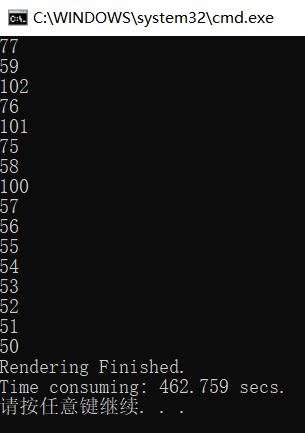
#> input picture 7.jpg, 305 x 433 px
$ python ppp.py
#> lines starting #> are read from the running program, lines starting #| are printed output that depends on the picture
import cv2
import matplotlib.pyplot as plt
import numpy as np
def showing(jpg_img,alpha):
    plt.figure(figsize=(10, 8))
    plt.subplot(1, 2, 1)
    plt.imshow(jpg_img)
    plt.title("img")
    plt.axis("off")
    plt.subplot(1, 2, 2)
    plt.imshow(alpha)
    plt.title("Matting Alpha img")
    plt.axis("off")
    plt.show()

jpg = cv2.imread('7.jpg', cv2.IMREAD_UNCHANGED)
#> jpg is the input picture: shape (433, 305, 3); mean B, G, R 34.4, 34.4, 34.4
jpg = cv2.resize(jpg, (400,256))
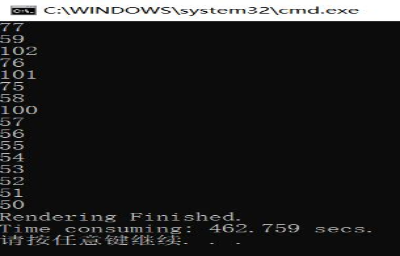
#> jpg: shape (256, 400, 3); mean B, G, R 34.2, 34.2, 34.2
plt.figure(figsize=(10, 8))
plt.subplot(1, 2, 1)
plt.imshow(jpg)
plt.title("img")
plt.axis("off")
plt.subplot(1, 2, 2)
plt.imshow(jpg)
plt.title("Matting Alpha img")
plt.axis("off")
plt.show()
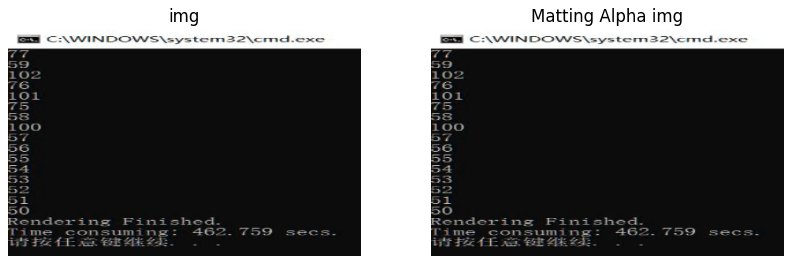
#> figure drawn by matplotlib, 2 panels; B, G, R data is drawn as R, G, B

$ run again, with 8.jpg copied over 7.jpg
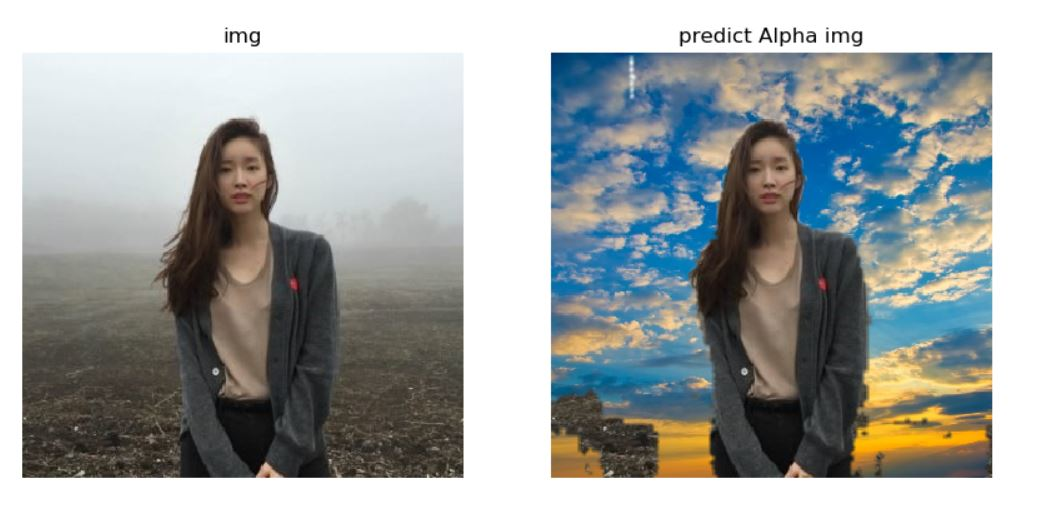
#> input picture 8.jpg, 1048 x 509 px
#> jpg is the input picture: shape (509, 1048, 3); mean B, G, R 163.7, 164.4, 159.9
#> `jpg = cv2.resize(jpg, (400,256))`:
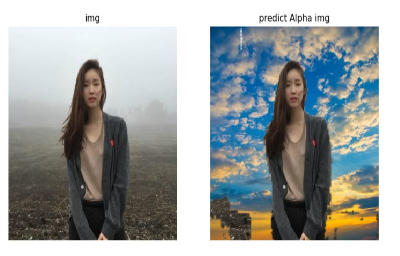
#> jpg: shape (256, 400, 3); mean B, G, R 163.5, 164.2, 159.8
#> `plt.show()`:
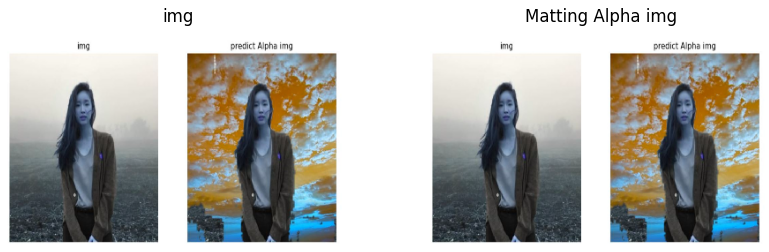
#> figure drawn by matplotlib, 2 panels; B, G, R data is drawn as R, G, B

$ run again, with 555.png saved as 7.jpg
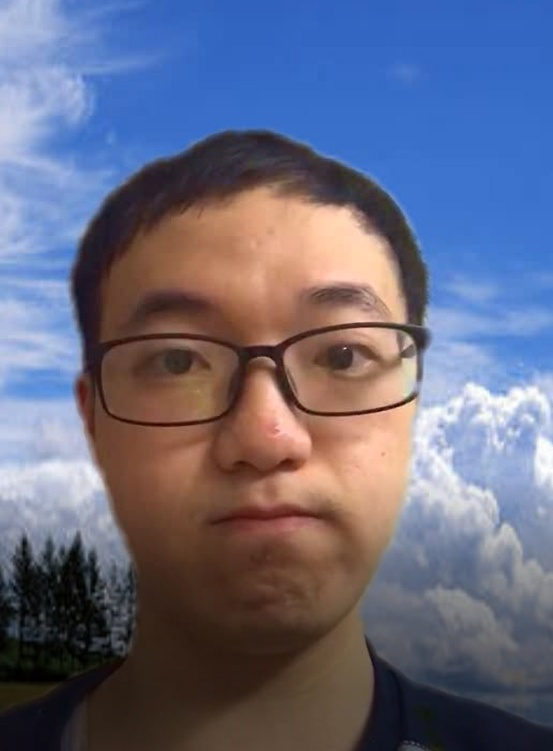
#> input picture 555.png, 553 x 751 px
#> jpg is the input picture: shape (751, 553, 3); mean B, G, R 127.4, 105.1, 103.5
#> `jpg = cv2.resize(jpg, (400,256))`:
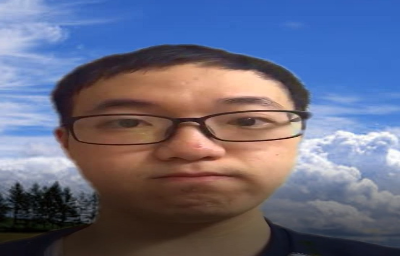
#> jpg: shape (256, 400, 3); mean B, G, R 127.3, 105, 103.4
#> `plt.show()`:
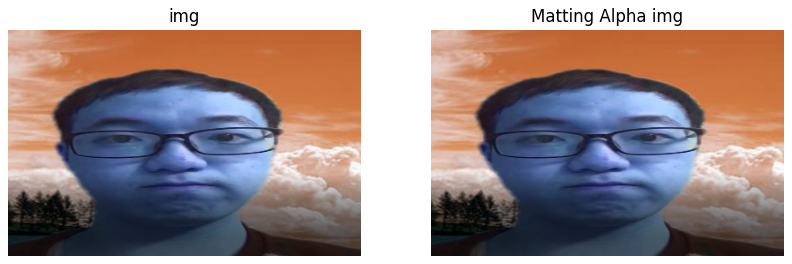
#> figure drawn by matplotlib, 2 panels; B, G, R data is drawn as R, G, B
